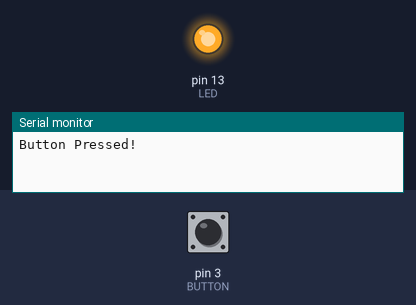
The sketch below on a simulated Arduino Uno, built with avr-gcc and run on an emulated ATmega328P. On the bench: output pins drawn as LEDs (lit = HIGH), the last lines printed to the serial monitor. The test bench sets the inputs (shaded band); at power-on: pin 3 (BUTTON) LOW.

Above: at 1.2 s.
1.3 s: pin 3 (BUTTON) pulled HIGH for 0.15 s
At 1.37 s:
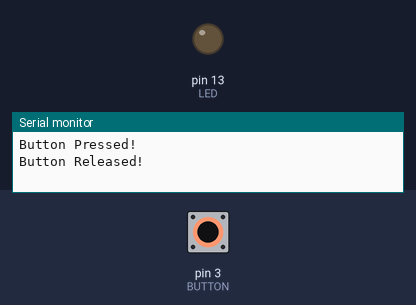
2.9 s: pin 3 (BUTTON) pulled HIGH for 3.2 s
At 7.1 s:
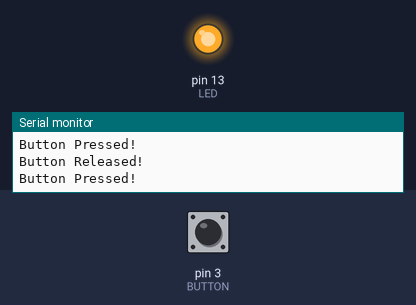
Timing chart, 0 to 8.6 s (numbered marks = the images above; inputs shaded):
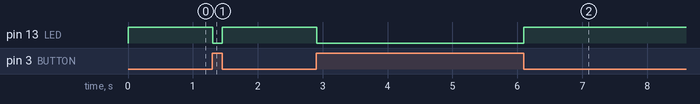

The sketch:

rpcs_pdhw_button.ino
```cpp
#define LED 13
#define BUTTON 3
#define POLL_RATE 100 //in Hz
void setup() {
  Serial.begin(9600);
  pinMode(LED, OUTPUT);
  pinMode(BUTTON, INPUT);
}

void buttonPressed(){
  Serial.print("Button Pressed!\n");
}

void buttonReleased(){
  Serial.print("Button Released!\n");
}

int prev_val = HIGH;

void loop(){
  int val = digitalRead(BUTTON);
  if (val == HIGH) {
    digitalWrite(LED, LOW);
    if (prev_val == LOW){
      buttonReleased();
    }
  } else {
    digitalWrite(LED, HIGH);
    if (prev_val == HIGH){
      buttonPressed();
    }
  }
  prev_val = val;
  delay(1000/POLL_RATE);
}
```

Measured:
- after the input at 1.3 s, pin 13 (LED): HIGH → LOW at once, → HIGH 0.15 s later
- after the input at 2.9 s, pin 13 (LED): HIGH → LOW at once, → HIGH 3.2 s later
